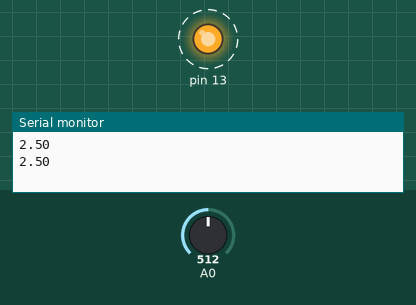
A sketch run on a simulated Arduino Uno, built with avr-gcc and run on an emulated ATmega328P. Shown: output pins drawn as LEDs (lit = HIGH), the last lines printed to the serial monitor. Dashed ring = blinking. Inputs (shaded band) come from the test bench; at power-on: A0 = 512.

Above: at 2.8 s.
2.9 s: A0 set to 221
6.4 s: A0 set to 192
At 7.7 s:
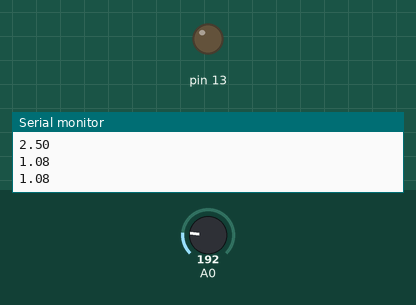
9.1 s: A0 set to 306
At 9.5 s:
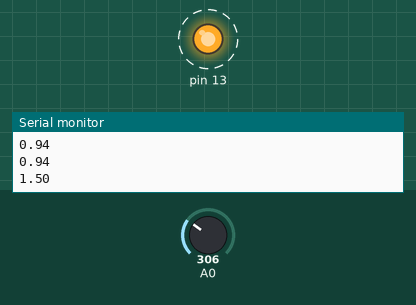
15.1 s: A0 set to 122
At 15.6 s:
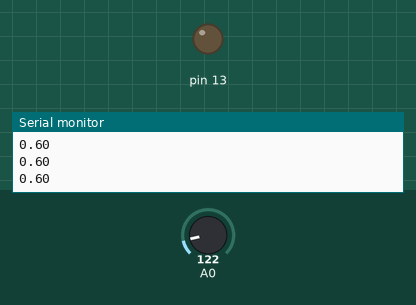
Timing chart, 0 to 18.1 s (numbered marks = the images above; inputs shaded):
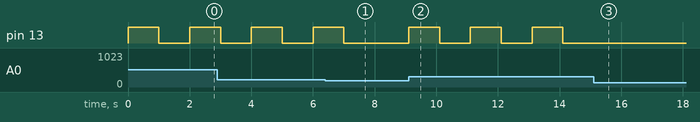

Measured:
- the behaviour switches between 205 and 204 on A0 (found by bisection; images 0 and 1)
- after the input at 6.4 s, pin 13: goes on until 7.0 s, then stays LOW
- after the input at 9.1 s, pin 13: alternates HIGH for 1.0 s and LOW for 1.0 s, starting at once
- after the input at 15.1 s, pin 13: stops changing and stays LOW
- by itself, pin 13: alternates HIGH for 1.0 s and LOW for 1.0 s

The sketch:

sensorread.ino
```cpp
void setup()
{
Serial.begin(9600);
pinMode(13,OUTPUT);
}
void loop()
{
  int sensorValue =analogRead(A0);
  float voltage = sensorValue * (5.0 / 1023.0);
  Serial.println(voltage);
  if(voltage > 1)
 {
  digitalWrite(13,HIGH);
  delay(1000);
  digitalWrite(13,LOW);
  delay(1000);
  }
}
```
